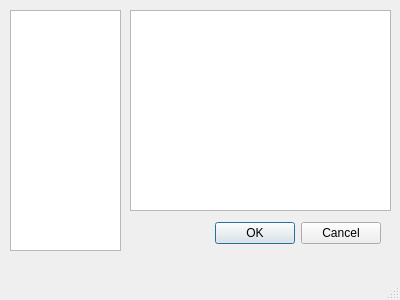
<?xml version="1.0" encoding="UTF-8"?>
<ui version="4.0">
 <class>MainWindow</class>
 <widget class="QMainWindow" name="MainWindow">
  <property name="geometry">
   <rect>
    <x>0</x>
    <y>0</y>
    <width>400</width>
    <height>300</height>
   </rect>
  </property>
  <property name="windowTitle">
   <string>MainWindow</string>
  </property>
  <widget class="QWidget" name="centralWidget">
   <widget class="QListWidget" name="listWidget">
    <property name="geometry">
     <rect>
      <x>10</x>
      <y>10</y>
      <width>111</width>
      <height>241</height>
     </rect>
    </property>
   </widget>
   <widget class="QDialogButtonBox" name="buttonBox">
    <property name="geometry">
     <rect>
      <x>200</x>
      <y>220</y>
      <width>181</width>
      <height>27</height>
     </rect>
    </property>
    <property name="standardButtons">
     <set>QDialogButtonBox::Cancel|QDialogButtonBox::Ok</set>
    </property>
   </widget>
   <widget class="QTableView" name="tableView">
    <property name="geometry">
     <rect>
      <x>130</x>
      <y>10</y>
      <width>261</width>
      <height>201</height>
     </rect>
    </property>
   </widget>
  </widget>
  <widget class="QMenuBar" name="menuBar">
   <property name="geometry">
    <rect>
     <x>0</x>
     <y>0</y>
     <width>400</width>
     <height>25</height>
    </rect>
   </property>
  </widget>
  <widget class="QStatusBar" name="statusBar"/>
 </widget>
 <layoutdefault spacing="6" margin="11"/>
 <resources/>
 <connections/>
</ui>
